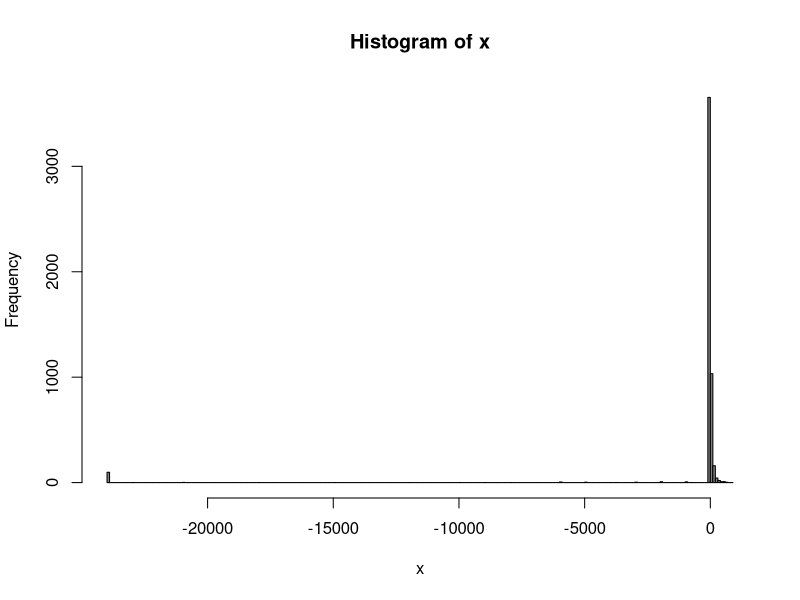
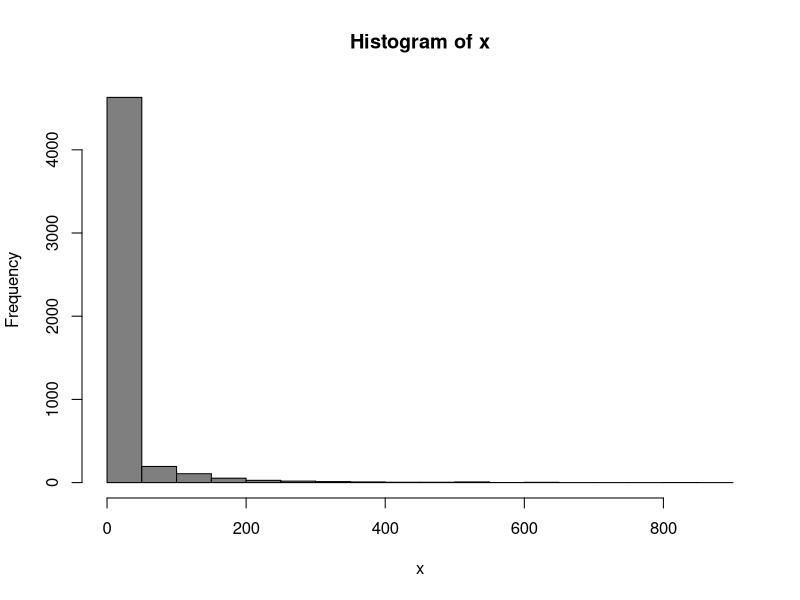

The R source for these figures, in order:
## ---- chunk 1
rain.df <- read.table("rnf6080.dat")
## ---- chunk 2
dim(rain.df)
## ---- chunk 3
colnames(rain.df)
## ---- chunk 4
rain.df[2, 4]
## ---- chunk 5
rain.df[2, ]
## ---- chunk 6
names(rain.df) <- c("year","month","day", seq(0,23))
colnames(rain.df)
## ---- chunk 7
### calculate row sum of the 24 
rain.df2 <- rain.df
rain.df2["daily"] <- apply(rain.df[, -c(1:3)], 1, sum)
colnames(rain.df2)
## ---- chunk 8
rain.df2 <- rain.df
rain.df2["daily"] <- apply(rain.df[, -c(1:3)], 1, sum)
range(rain.df2$"daily")
## ---- chunk 9
x <- rain.df2$daily
hist(x, 
     col = "grey50", 
     breaks = seq(from = -24000, to = 900, by = 100))
## ---- chunk 10
tmp <- do.call(c, rain.df2)
idx <- which(tmp < 0)
unique(tmp[idx])
## ---- chunk 11
### assign negative values into zero 
rain.df2 <- rain.df
idx <- (rain.df < 0)
rain.df2[idx] <- 0

### calculate daily rainfall
rain.df2["daily"] <- apply(rain.df2[, -c(1:3)], 1, sum)
range(rain.df2["daily"])
## ---- chunk 12
### replot the histogram of daily rainfall
x <- rain.df2$daily
hist(x, 
     col = "grey50", 
     breaks = seq(from = 0, to = 900, by = 50))
